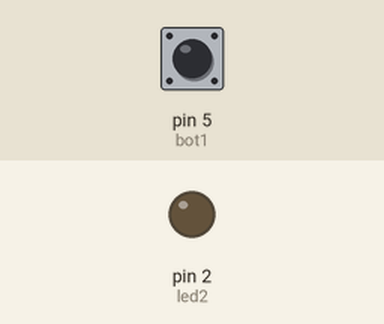
This sketch was run on a simulated Arduino Uno, built with avr-gcc and run on an emulated ATmega328P. Parts: output pins drawn as LEDs (lit = HIGH). Inputs (shaded band) come from the test bench; at power-on: pin 5 (bot1) LOW.

Above: at 1.2 s.
1.3 s: pin 5 (bot1) pulled HIGH for 0.15 s
At 2.5 s:
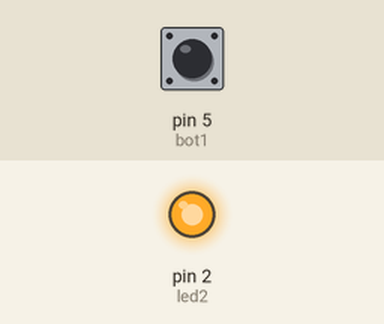
Timing chart, 0 to 4.3 s (numbered marks = the images above; inputs shaded):
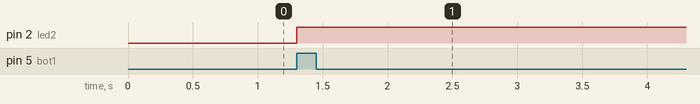

Measured:
- after the input at 1.3 s, pin 2 (led2): LOW → HIGH at once

The sketch:

codigo.ino
```cpp
// C++ code
//

const int led2 = 2;
  const int bot1 = 5;

void setup()
{
  pinMode(2, OUTPUT);

}

int var;

void loop()
{
var = digitalRead(bot1);

  if(var){
    acendeTudo();
  }else{

  }
}
void acendeTudo(){
   digitalWrite(led2, HIGH);
}
```
